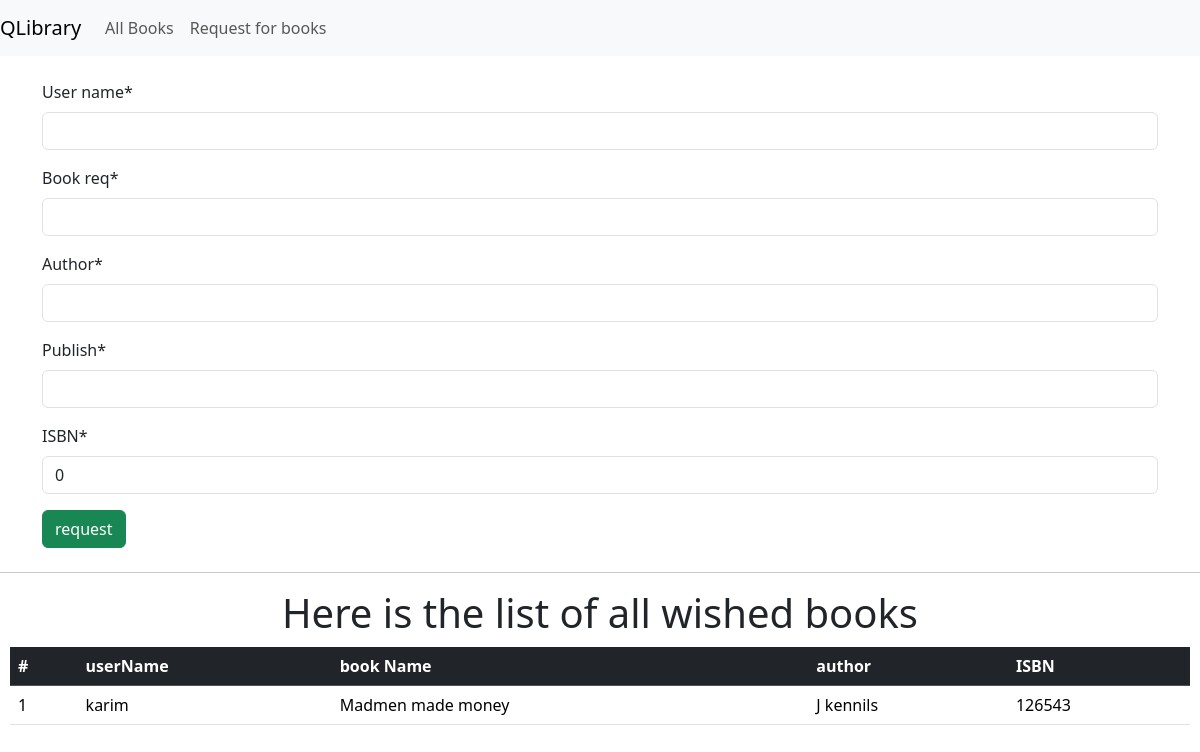
The app's page /wishlistbook with its own data.
### app1/models.py (models this page shows)
class wishlist(models.Model):
    user_name = models.CharField(max_length=40)
    book_req = models.CharField(max_length=20)
    date_req = models.DateTimeField(auto_now=True)
    author = models.CharField(max_length=20)
    publish = models.DateTimeField()
    ISBN = models.IntegerField(default=0,
        validators=[
            MaxValueValidator(1200123),
        ]
    )

### app1/views.py (the view)
# urls.py: path('wishlistbook',wishlistbook, name='wishlistbook'),
def wishlistbook(request):
    if request.method == 'POST':
        form = wishlistForm(request.POST)
        if form.is_valid():
            form.save()
            return redirect('wishlistbook')
    else:
        form = wishlistForm()
    wishbook = wishlist.objects.all()
    return render(request, 'wishlist.html', {'req_form': form,'wish':wishbook})

### app1/forms.py
class wishlistForm(forms.ModelForm):
    class Meta:
        model = wishlist
        fields = '__all__'

### app1/templates/wishlist.html (shortened to what this page needs)
{% load crispy_forms_tags %}
<html>
  <head>
    <link rel="stylesheet" href="" />
    <link
      href="https://cdn.jsdelivr.net/npm/bootstrap@5.3.2/dist/css/bootstrap.min.css"
      rel="stylesheet"
    />
  </head>
  <body>
    <nav class="navbar navbar-expand-lg navbar-light bg-light">
      <a class="navbar-brand" href="{% url 'home'%}">QLibrary</a>
      <div class="collapse navbar-collapse" id="navbarSupportedContent">
        <ul class="navbar-nav mr-auto">
          <li class="nav-item active">
            <a class="nav-link" href="{% url 'show_book' %}">All Books </a>
          </li>
          <li class="nav-item">
            <a class="nav-link" href="{% url 'add_book' %}"
              >Request for books</a>
          </li>
        </ul>
      </div>
    </nav>
    <div class="container tex-center">
      <form method="post" class="my-4">
        {% csrf_token %} {{req_form|crispy}}
        <button class="btn btn-success" type="submit">request</button>
      </form>
    </div>
    <hr />
    <h1 style="margin: 10px; text-align: center">
      Here is the list of all wished books
    </h1>
    <div class="ShowingData" style="margin: 10px">
      <table class="table">
        <thead>
          <tr class="table-dark">
            <th scope="col">#</th>
            <th scope="col">userName</th>
            <th scop="col">book Name</th>
            <th scope="col">author</th>
            <th scope="col">ISBN</th>
          </tr>
        </thead>
        <tbody>
          {% for req in wish %}
          <tr>
            <td>{{req.id}}</td>
            <td>{{req.user_name}}</td>
            <td>{{req.book_req}}</td>
            <td>{{req.author}}</td>
            <td>{{req.ISBN}}</td>
          </tr>
          {% endfor %}
        </tbody>
      </table>
    </div>
  </body>
</html>

### records on screen
wishlist: id "1", user_name "karim", book_req "Madmen made money", author "J kennils", ISBN "126543"
